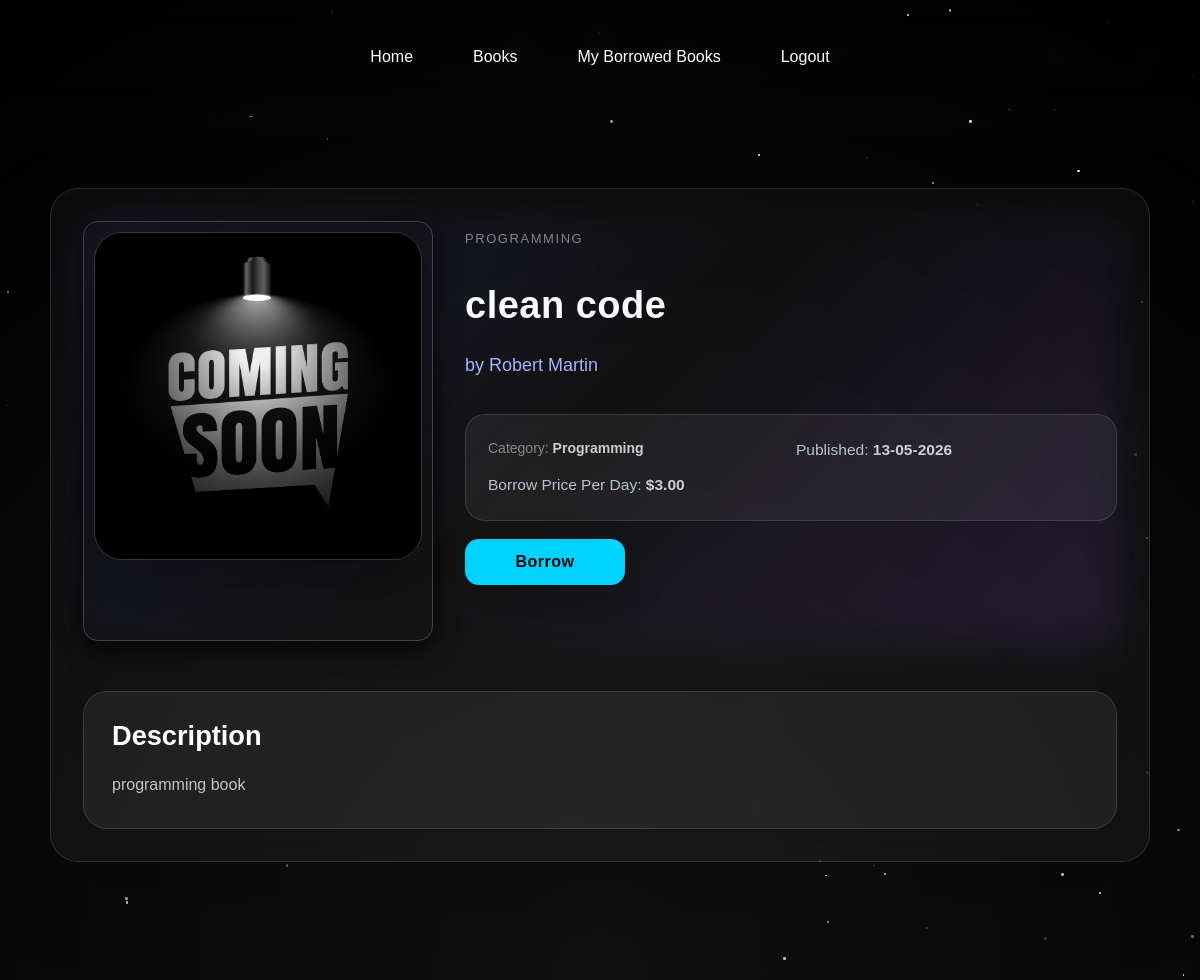
The page /book/4/ (signed in) on the database its author committed.
### books/models.py (models this page shows, shortened)
class Book(models.Model):
    title = models.CharField(max_length=200)
    author = models.CharField(max_length=100)
    category = models.CharField(max_length=100)
    published_date = models.DateField()
    description = models.TextField()
    image = models.ImageField(upload_to='books/')
    available = models.BooleanField(default=True)
    borrow_price_per_day = models.DecimalField(max_digits=10, decimal_places=2, default=0.00)

### books/views.py (the view)
# urls.py: path('book/<int:book_id>/', views.book_detail_view, name='book_details'),
def book_detail_view(request, book_id):
    is_admin = request.session.get('is_admin', False)
    if not is_admin and not request.session.get('user_id'):
        return redirect('login')
    user_id = None if is_admin else request.session.get('user_id')
    book = get_object_or_404(Book, id=book_id)
    current_borrow = None
    if user_id:
        current_borrow = Borrow.objects.filter(user_id=user_id, book=book, is_returned=False).first()
    return render(request, 'book.html', {
        'book': book,
        'borrow_record': current_borrow,
        'is_admin': is_admin
    })

### templates/book.html (shortened to what this page needs)
{% load static %}
<!doctype html>
<html lang="en">
    <head>
        <link rel="stylesheet" href="{% static 'style/book_style.css' %}" />
        <link rel="stylesheet" href="https://cdnjs.cloudflare.com/ajax/libs/font-awesome/6.5.0/css/all.min.css" />
    </head>
    <body>
        <nav>
            <a href="{% url 'welcome' %}">Home</a>
            <a href="{% url 'books_list' %}">Books</a>
            <a href="{% url 'my_borrowed_books' %}">My Borrowed Books</a>
            <a href="{% url 'logout' %}">Logout</a>
        </nav>
        <main class="page">
            <div class="container">
                <div class="con">
                    <div class="image">
                        {% if book.image %}
                            <img src="{{ book.image.url }}" alt="{{ book.title }} cover" />
                        {% else %}
                            <img src="{% static 'assets/10016630_27277.jpg' %}" alt="Default Book Cover" />
                        {% endif %}
                    </div>
                    <div class="book_info">
                        <p class="book_category">{{ book.category }}</p>
                        <h1 class="book_name">{{ book.title }}</h1>
                        <h2 class="book_author">by {{ book.author }}</h2>
                        <div class="book_meta">
                            <p>Category: <span>{{ book.category }}</span></p>
                            <p>Published: <span>{{ book.published_date|date:'d-m-Y' }}</span></p>
                            <p>Borrow Price Per Day: <span>${{ book.borrow_price_per_day }}</span></p>
                        </div>
                        {% if borrow_record %}
                        <div class="borrow-details">
                            <h3>Borrow Details</h3>
                            <p><strong>Borrowed On:</strong> {{ borrow_record.borrowed_date|date:'d-m-Y' }}</p>
                            <p><strong>End Date:</strong> {{ borrow_record.return_date|date:'d-m-Y' }}</p>
                            <p><strong>Days:</strong> {{ borrow_record.days }}</p>
                            <p><strong>Total Price:</strong> ${{ borrow_record.total_price }}</p>
                        </div>
                        <form method="post" action="{% url 'unborrow_book' borrow_record.id %}" class="unborrow-form">
                            {% csrf_token %}
                            <button type="submit" class="btn unborrow_btn">Unborrow</button>
                        </form>
                        {% elif not is_admin %}
                        <button class="btn borrow_btn" data-book-id="{{ book.id }}" data-price="{{ book.borrow_price_per_day }}" {% if not book.available %}disabled style="opacity:0.5;cursor:not-allowed;"{% endif %}>
                            {% if book.available %}Borrow{% else %}Borrowed{% endif %}
                        </button>
                        {% endif %}
                    </div>
                </div>
                <div class="book-description-block">
                    <h1>Description</h1>
                    <p class="book_description">{{ book.description }}</p>
                </div>
            </div>
        </main>
    </body>
</html>

### static/style/book_style.css (style rules this page uses)
* { margin: 0; padding: 0; box-sizing: border-box; font-family: Arial, Helvetica, sans-serif; }
body { min-height: 100vh; background: radial-gradient(circle at bottom, #111, #000); color: white; }
nav { display:flex; justify-content:center; gap:20px; padding:20px; backdrop-filter: blur(10px); }
nav a { color:white; text-decoration:none; padding:10px 20px; border-radius:10px; transition:0.3s; position:relative; }
nav a::after { content:""; position:absolute; bottom:0; left:0; width:0%; height:2px; background:#ffffff; transition:0.3s; }
.container { animation: fadeIn 1s ease; }
h1 { font-size: 45px; }
p { opacity: 0.8; margin-top: 10px; }
.container { max-width: 1100px; margin: 50px auto; padding: 30px; border-radius: 20px; background: rgba(17, 24, 39, 0.6); backdrop-filter: blur(15px); border: 1px solid rgba(255, 255, 255, 0.08); box-shadow: 0 10px 40px rgba(0, 0, 0, 0.8); }
.con { display: flex; gap: 40px; flex-wrap: wrap; position: relative; }
.con::before { content: ""; position: absolute; inset: -2px; border-radius: 20px; background: linear-gradient(135deg, #6366f1, transparent, #8b5cf6); opacity: 0.15; filter: blur(20px); z-index: -1; }
.image { flex: 1; min-width: 250px; min-height: 420px; max-width: 350px; border-radius: 15px; overflow: hidden; box-shadow: 0 8px 25px rgba(0, 0, 0, 0.8); padding: 10px; border: 1px solid rgba(255, 255, 255, 0.2); }
.image img { width: 100%; height: 100%; object-fit: cover; transition: 0.4s ease; }
.book_info { flex: 2; min-width: 280px; }
.book_info p:first-child { color: #9ca3af; font-size: 14px; }
.book_info h1 { margin: 5px 0; font-size: 36px; font-weight: 600; letter-spacing: 0.5px; color: #f9fafb; }
.book_info h2 { margin: 5px 0 15px; font-size: 18px; font-weight: normal; color: #a5b4fc; }
.book_meta { display: grid; grid-template-columns: repeat(2, minmax(160px, 1fr)); gap: 14px 22px; flex: 1; }
.borrow_btn { align-self: center; min-width: 160px; padding: 12px 28px; }
.book_meta p { margin: 0; font-size: 15px ; line-height: 1.65; color: #d1d5db ; }
.book_meta p span { font-weight: 700; color: #f8fafc; }
.book_info { flex: 2; min-width: 280px; padding: 10px 0; }
.book_info p.book_category { margin-bottom: 14px; letter-spacing: 0.12em; text-transform: uppercase; color: #9ca3af; font-size: 13px; }
.book_info h1 { margin: 8px 0 12px; font-size: 38px; font-weight: 700; letter-spacing: 0.5px; color: #f9fafb; }
.book_info h2 { margin: 0 0 20px; font-size: 18px; font-weight: 400; color: #a5b4fc; }
.btn { padding: 12px 25px; border: none; border-radius: 12px; background: linear-gradient(45deg, #a020f0, #6a11cb); color: white; font-size: 16px; cursor: pointer; transition: 0.3s; position: relative; overflow: hidden; }
.btn::before { content: ""; position: absolute; inset: 0; background: linear-gradient( 120deg, transparent, rgba(255, 255, 255, 0.3), transparent ); opacity: 0; transition: 0.4s; }

### rows shown on the page
Book: image (picture), category "PROGRAMMING", title "clean code", author "Robert Martin", category "Programming", published_date "13-05-2026", borrow_price_per_day "3.00", description "programming book"
